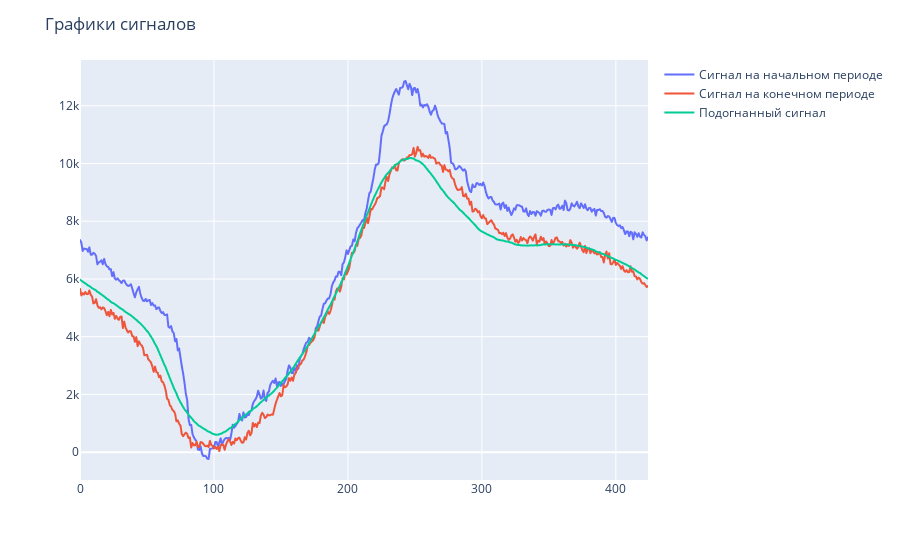

Write notebook code for a chart like this one.
### Markdown cell above
Построим сигналы на интерактивном графике

### Code cell
plot_df = pd.DataFrame({'Сигнал на начальном периоде': first_period_signal, 'Сигнал на конечном периоде': last_period_signal, 'Подогнанный сигнал': fitted_signal})

fig = px.line(plot_df)\
    .update_layout(title='Графики сигналов', xaxis_title=None, yaxis_title=None, legend_title=None)

fig.show()

### Figure 1 — Plotly figure (JSON) as saved in the notebook; plotly's stock layout.template omitted (floating-point values rounded to 4 significant figures; data arrays with more than 128 entries replaced by an {"elided": "..."} marker saying what was removed)
{"data": [{"hovertemplate": "variable=Сигнал на начальном периоде<br>index=%{x}<br>value=%{y}<extra></extra>", "legendgroup": "Сигнал на начальном периоде", "line": {"color": "#636efa", "dash": "solid"}, "marker": {"symbol": "circle"}, "mode": "lines", "name": "Сигнал на начальном периоде", "showlegend": true, "type": "scattergl", "x": {"elided": "425 int values"}, "xaxis": "x", "y": {"elided": "425 float values"}, "yaxis": "y"}, {"hovertemplate": "variable=Сигнал на конечном периоде<br>index=%{x}<br>value=%{y}<extra></extra>", "legendgroup": "Сигнал на конечном периоде", "line": {"color": "#EF553B", "dash": "solid"}, "marker": {"symbol": "circle"}, "mode": "lines", "name": "Сигнал на конечном периоде", "showlegend": true, "type": "scattergl", "x": {"elided": "425 int values"}, "xaxis": "x", "y": {"elided": "425 float values"}, "yaxis": "y"}, {"hovertemplate": "variable=Подогнанный сигнал<br>index=%{x}<br>value=%{y}<extra></extra>", "legendgroup": "Подогнанный сигнал", "line": {"color": "#00cc96", "dash": "solid"}, "marker": {"symbol": "circle"}, "mode": "lines", "name": "Подогнанный сигнал", "showlegend": true, "type": "scattergl", "x": {"elided": "425 int values"}, "xaxis": "x", "y": {"elided": "425 float values"}, "yaxis": "y"}], "layout": {"legend": {"title": {}, "tracegroupgap": 0}, "margin": {"t": 60}, "title": {"text": "Графики сигналов"}, "xaxis": {"anchor": "y", "domain": [0, 1], "title": {}}, "yaxis": {"anchor": "x", "domain": [0, 1], "title": {}}}}
